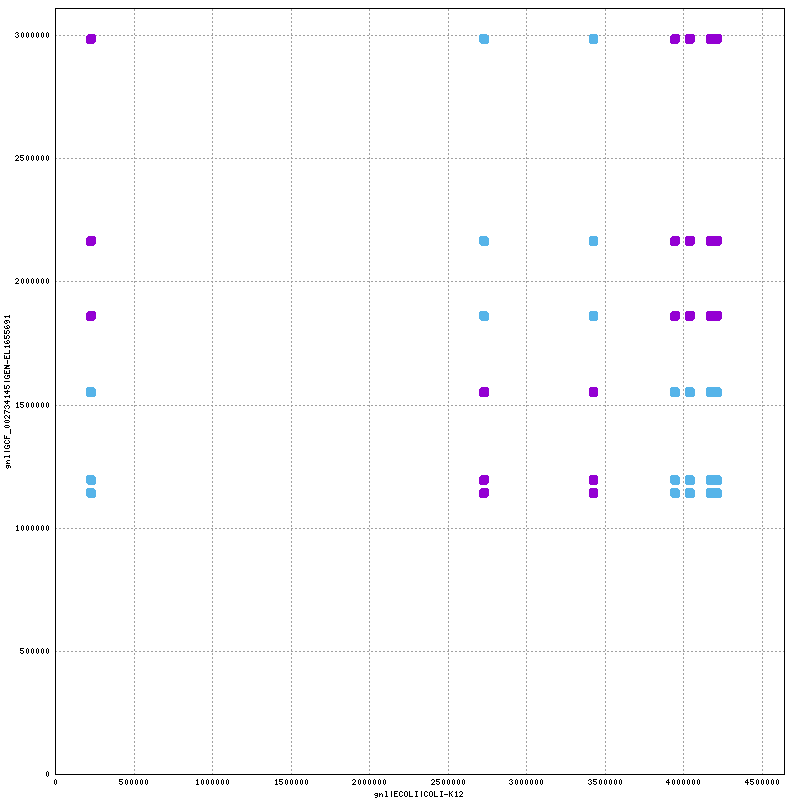

This chart was generated by the following gnuplot code:
set terminal png tiny size 800,800
set output "plot_prefix.png"
set size 1,1
set grid
unset key
set border 15
set tics scale 0
set xlabel "gnl|ECOLI|COLI-K12"
set ylabel "gnl|GCF_002734145|GEN-EL1655691"
set format "%.0f"
set mouse format "%.0f"
set mouse mouseformat "[%.0f, %.0f]"
set xrange [1:4641652]
set yrange [1:3110044]
set style line 1  lt 1 lw 3 pt 6 ps 1
set style line 2  lt 3 lw 3 pt 6 ps 1
set style line 3  lt 2 lw 3 pt 6 ps 1
plot \
 "plot_prefix.fplot" title "FWD" w lp ls 1, \
 "plot_prefix.rplot" title "REV" w lp ls 2
